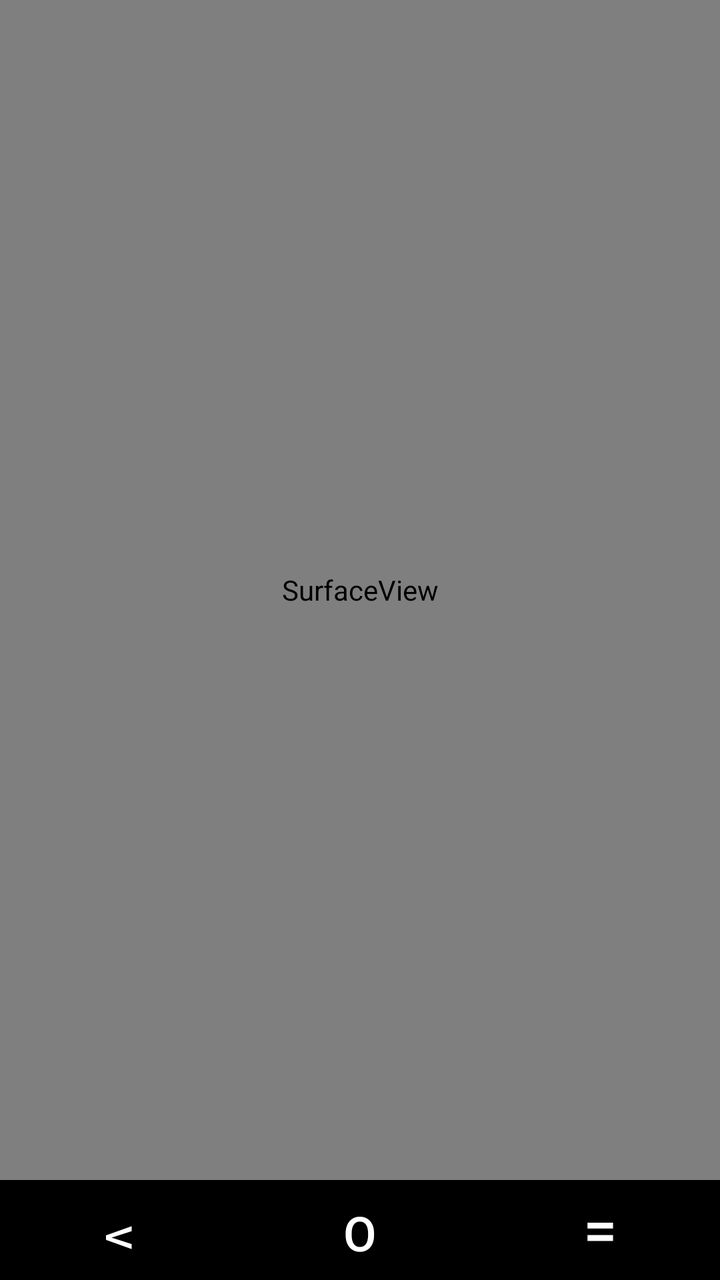
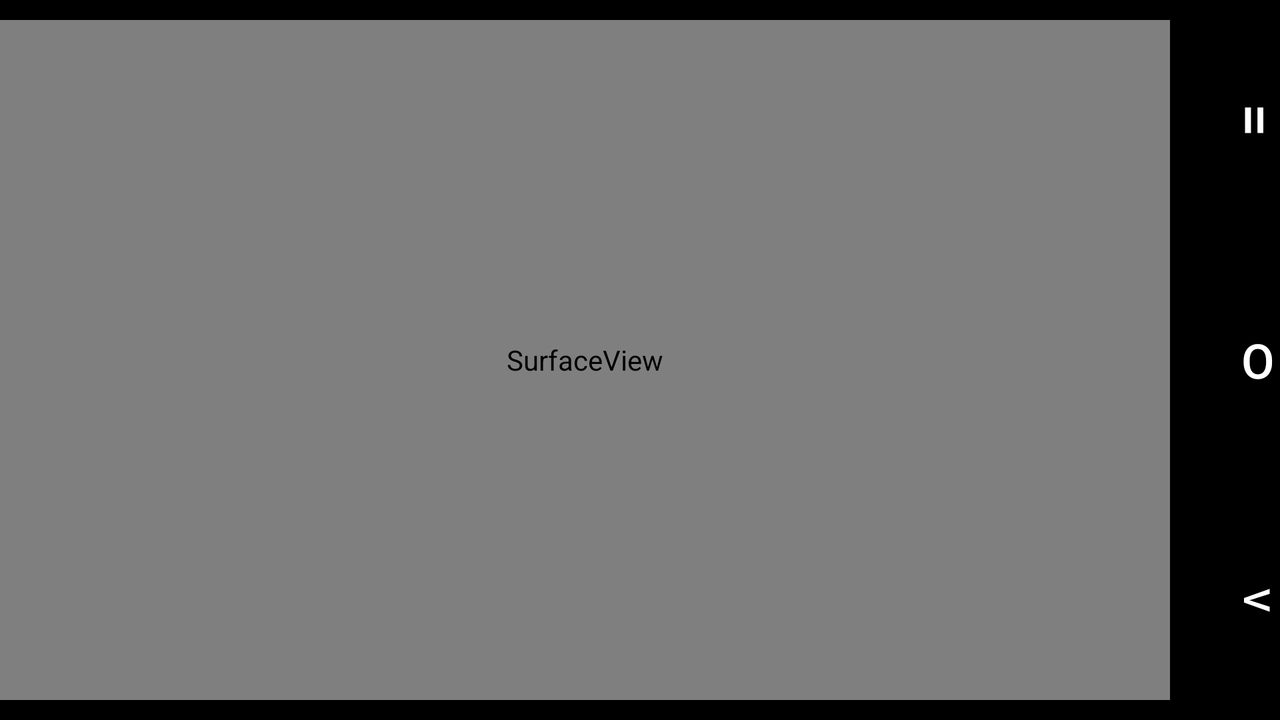

One screen, two layout resources from the same app: the default and the author's alternative for another configuration. Each is rendered where Android would select it; the XML of both is given below.
<!-- AndroidManifest.xml: application theme AppTheme.NoActionBar.TransparentStatusBar.ImmerseStatusBar -->
<!-- res/layout/surface_nav.xml -->
<?xml version="1.0" encoding="utf-8"?>
<LinearLayout xmlns:android="http://schemas.android.com/apk/res/android"
    android:layout_width="match_parent"
    android:layout_height="match_parent"
    android:background="@android:color/black"
    android:weightSum="2"
    android:orientation="vertical">

    <SurfaceView
        android:id="@+id/decoder_surface"
        android:layout_width="match_parent"
        android:layout_height="match_parent"
        android:layout_alignParentTop="true"
        android:layout_alignParentBottom="true"
        android:layout_weight="1"
        android:keepScreenOn="true" />

    <LinearLayout
        android:layout_width="match_parent"
        android:layout_height="100dp"
        android:background="@android:color/black"
        android:orientation="horizontal">

        <Button
            android:id="@+id/back_button"
            android:layout_width="wrap_content"
            android:layout_height="wrap_content"
            android:layout_weight="1"
            android:background="@android:color/black"
            android:rotation="90"
            android:text="@string/back_button"
            android:textColor="@android:color/white"
            android:textSize="18sp" />

        <Button
            android:id="@+id/home_button"
            android:layout_width="wrap_content"
            android:layout_height="wrap_content"
            android:layout_weight="1"
            android:background="@android:color/black"
            android:gravity="center_horizontal"
            android:text="@string/home_button"
            android:textAlignment="center"
            android:textColor="@android:color/white"
            android:textSize="24sp" />


        <Button
            android:id="@+id/appswitch_button"
            android:layout_width="wrap_content"
            android:layout_height="wrap_content"
            android:layout_weight="1"
            android:background="@android:color/black"
            android:text="@string/appswitch_button"
            android:textColor="@android:color/white"
            android:textSize="30sp" />


    </LinearLayout>

</LinearLayout>
<!-- resources referenced by this layout -->
<resources>
  <string name="appswitch_button">=</string>
  <string name="back_button">v</string>
  <string name="home_button">o</string>
  <!-- from res/values-v23/ -->
  <style name="AppTheme.NoActionBar.TransparentStatusBar.ImmerseStatusBar">
          <item name="android:fitsSystemWindows">false</item>
          <item name="android:windowTranslucentStatus">false</item>
          <item name="android:windowDrawsSystemBarBackgrounds">true</item>
          
          <item name="android:statusBarColor">@android:color/transparent</item>
          
          <item name="android:windowLightStatusBar">true</item>
      </style>
</resources>
<!-- res/layout-land/surface_nav.xml (the author's variant of the layout above) -->
<!-- drawn on the phone turned sideways -->
<?xml version="1.0" encoding="utf-8"?>
<LinearLayout xmlns:android="http://schemas.android.com/apk/res/android"
    android:layout_width="match_parent"
    android:layout_height="match_parent"
    android:background="@android:color/black"
    android:orientation="horizontal"
    android:weightSum="2">

    <SurfaceView
        android:id="@+id/decoder_surface"
        android:layout_width="match_parent"
        android:layout_height="match_parent"
        android:layout_marginBottom="10dp"
        android:layout_marginTop="10dp"
        android:layout_weight="1"
        android:keepScreenOn="true" />

    <LinearLayout
        android:layout_width="110dp"
        android:layout_height="match_parent"
        android:background="@android:color/black"
        android:orientation="vertical">


        <Button
            android:id="@+id/appswitch_button"
            android:layout_width="wrap_content"
            android:layout_height="wrap_content"
            android:layout_weight="1"
            android:background="@android:color/black"
            android:rotation="90"
            android:text="@string/appswitch_button"
            android:textAlignment="center"
            android:textColor="@android:color/white"
            android:textSize="30sp" />


        <Button
            android:id="@+id/home_button"
            android:layout_width="wrap_content"
            android:layout_height="wrap_content"
            android:layout_weight="1"
            android:background="@android:color/black"
            android:rotationX="0"
            android:text="@string/home_button"
            android:textAlignment="center"
            android:textColor="@android:color/white"
            android:textSize="24sp" />

        <Button
            android:id="@+id/back_button"
            android:layout_width="wrap_content"
            android:layout_height="wrap_content"
            android:layout_weight="1"
            android:background="@android:color/black"
            android:rotation="90"
            android:text="@string/back_button"
            android:textAlignment="center"
            android:textColor="@android:color/white"
            android:textSize="18sp" />


    </LinearLayout>

</LinearLayout>
